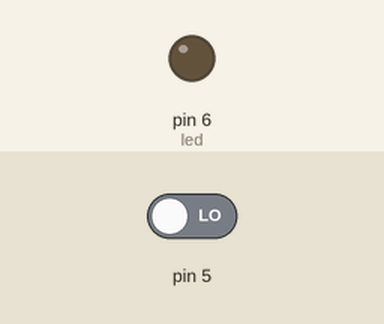
Simulated run of this sketch. Board: Arduino Uno, built with avr-gcc and run on an emulated ATmega328P. Shown: output pins drawn as LEDs (lit = HIGH). Inputs (shaded band) come from the test bench; at power-on: pin 5 LOW.

Above: at 1.2 s.
1.3 s: pin 5 driven HIGH
At 2.5 s:
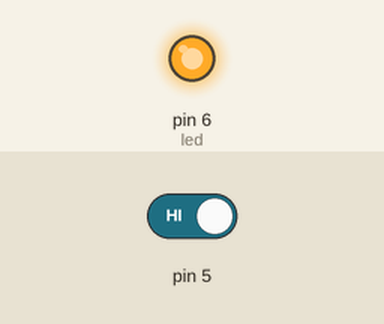
2.8 s: pin 5 driven LOW
At 3.6 s:
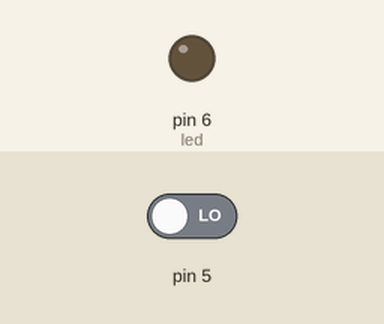
Timing chart, 0 to 5.8 s (numbered marks = the images above; inputs shaded):
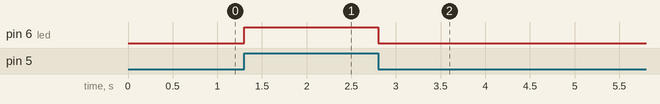

The sketch:

digitalRead.ino
```cpp
const byte led = PD6;
void setup() {
  // put your setup code here, to run once:
  DDRD |= (1<<led);  //set led as optput and button pin as input
  //PORTD |= (1<<5); //set button pin as input pullup
}

void loop() {
  // put your main code here, to run repeatedly:
  if((PIND & (1<<5)) >> 5){
    PORTD |= (1<<led);
  }
  else{
    PORTD &= ~(1<<led);
  }
}
```

Measured:
- after the input at 1.3 s, pin 6 (led): LOW → HIGH at once
- after the input at 2.8 s, pin 6 (led): HIGH → LOW at once
